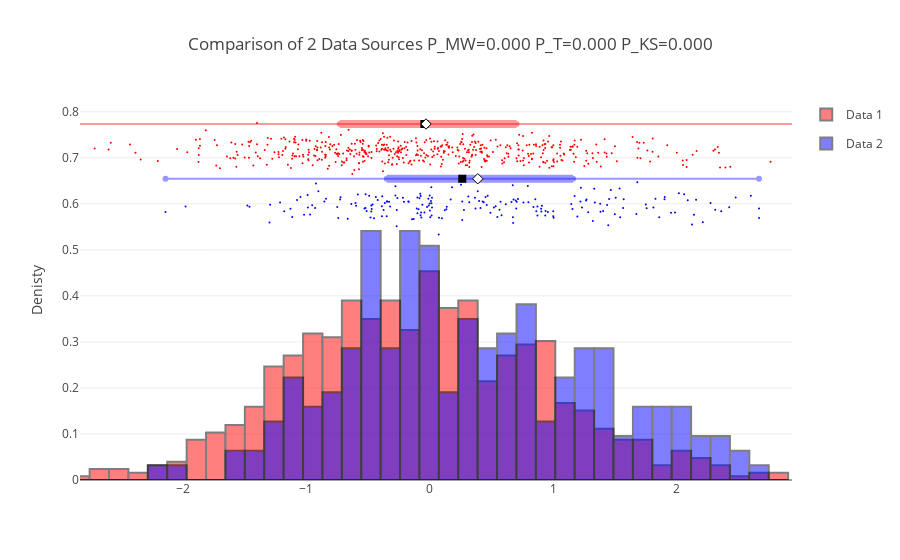

The cell this chart's notebook holds for it:
### Markdown cell above
### Two Histograms

Plot two histograms. Automatically perform testing to see if the two distributions differ. Tests include:
* KS: Kolmogorov-Smirnov statistic on 2 samples.
* MW: Mann-Whitney rank test on two samples.
* T: T-test for the means of two independent samples of scores.

The P-values from the tests are printed in the title

### Code cell
data_source_1 = np.random.randn(800)
data_source_2 = np.random.randn(200)+.35

psp.plot2Hists(data_source_1, data_source_2, names=['Data 1','Data 2'],
           normHist=True, title='Comparison of 2 Data Sources',
           KS=True, MW=True, T=True)

### Figure 1 — Plotly figure (JSON) as saved in the notebook; plotly's stock layout.template omitted (floating-point values rounded to 4 significant figures; data arrays with more than 128 entries replaced by an {"elided": "..."} marker saying what was removed)
{"data": [{"legendgroup": "Data 1", "marker": {"color": "red", "line": {"color": "black", "width": 2}}, "name": "Data 1", "opacity": 0.5, "type": "bar", "x": [-3.148, -2.991, -2.834, -2.677, -2.519, -2.362, -2.205, -2.048, -1.891, -1.734, -1.577, -1.419, -1.262, -1.105, -0.9479, -0.7908, -0.6336, -0.4765, -0.3193, -0.1622, -0.005012, 0.1521, 0.3093, 0.4664, 0.6236, 0.7807, 0.9379, 1.095, 1.252, 1.409, 1.567, 1.724, 1.881, 2.038, 2.195, 2.352, 2.509, 2.667, 2.824, 2.981], "y": [0.02386, 0.007954, 0.007954, 0.02386, 0.02386, 0.01591, 0.03182, 0.03977, 0.08749, 0.1034, 0.1193, 0.1591, 0.2466, 0.2704, 0.3182, 0.3102, 0.3897, 0.35, 0.3897, 0.3261, 0.4534, 0.3738, 0.3897, 0.2148, 0.2704, 0.2943, 0.3023, 0.167, 0.1511, 0.1114, 0.08749, 0.08749, 0.03182, 0.06363, 0.04772, 0.03182, 0.007954, 0.01591, 0.01591]}, {"legendgroup": "Data 2", "marker": {"color": "blue", "line": {"color": "black", "width": 2}}, "name": "Data 2", "opacity": 0.5, "type": "bar", "x": [-3.148, -2.991, -2.834, -2.677, -2.519, -2.362, -2.205, -2.048, -1.891, -1.734, -1.577, -1.419, -1.262, -1.105, -0.9479, -0.7908, -0.6336, -0.4765, -0.3193, -0.1622, -0.005012, 0.1521, 0.3093, 0.4664, 0.6236, 0.7807, 0.9379, 1.095, 1.252, 1.409, 1.567, 1.724, 1.881, 2.038, 2.195, 2.352, 2.509, 2.667, 2.824, 2.981], "y": [0, 0, 0, 0, 0, 0, 0.03182, 0.03182, 0, 0, 0.06363, 0.06363, 0.1273, 0.2227, 0.1591, 0.1909, 0.2863, 0.5409, 0.2863, 0.5409, 0.5091, 0.1909, 0.35, 0.2863, 0.3182, 0.3818, 0.1273, 0.2227, 0.2863, 0.2863, 0.09545, 0.1591, 0.1591, 0.1591, 0.09545, 0.09545, 0.06363, 0.03182, 0]}, {"hoverinfo": "x+name", "legendgroup": "Data 1", "marker": {"color": "red", "size": 2}, "mode": "markers", "name": "Data 1", "showlegend": false, "type": "scatter", "x": {"elided": "500 float values"}, "y": {"elided": "500 float values"}}, {"hoverinfo": "x+name", "legendgroup": "Data 2", "marker": {"color": "blue", "size": 2}, "mode": "markers", "name": "Data 2", "showlegend": false, "type": "scatter", "x": {"elided": "200 float values"}, "y": {"elided": "800 float values"}}, {"hoverinfo": "name+text", "hovertext": "Median=-4.377e-02 <br> Mean=-3.058e-02 <br> [Q1,Q2]=[-7.300e-01,7.022e-01] <br> [min, max]=[-3.148e+00,2.981e+00]", "legendgroup": "Data 1", "line": {"color": "red", "width": 8}, "name": "Data 1", "opacity": 0.4, "showlegend": false, "type": "scatter", "x": [-0.73, 0.7022], "y": [0.7735, 0.7735]}, {"hoverinfo": "name+text", "hovertext": "Median=-4.377e-02 <br> Mean=-3.058e-02 <br> [Q1,Q2]=[-7.300e-01,7.022e-01] <br> [min, max]=[-3.148e+00,2.981e+00]", "legendgroup": "Data 1", "line": {"color": "red", "width": 2}, "name": "Data 1", "opacity": 0.4, "showlegend": false, "type": "scatter", "x": [-3.148, 2.981], "y": [0.7735, 0.7735]}, {"hoverinfo": "name+text", "hovertext": "Median=-4.377e-02 <br> Mean=-3.058e-02 <br> [Q1,Q2]=[-7.300e-01,7.022e-01] <br> [min, max]=[-3.148e+00,2.981e+00]", "legendgroup": "Data 1", "marker": {"color": "black", "size": 8, "symbol": "square"}, "mode": "markers", "name": "Data 1", "opacity": 1, "showlegend": false, "type": "scatter", "x": [-0.04377], "y": [0.7735]}, {"hoverinfo": "name+text", "hovertext": "Median=-4.377e-02 <br> Mean=-3.058e-02 <br> [Q1,Q2]=[-7.300e-01,7.022e-01] <br> [min, max]=[-3.148e+00,2.981e+00]", "legendgroup": "Data 1", "line": {"color": "black"}, "marker": {"color": "white", "line": {"color": "black", "width": 1}, "size": 8, "symbol": "diamond"}, "mode": "markers", "name": "Data 1", "opacity": 1, "showlegend": false, "type": "scatter", "x": [-0.03058], "y": [0.7735]}, {"hoverinfo": "name+text", "hovertext": "Median=2.629e-01 <br> Mean=3.886e-01 <br> [Q1,Q2]=[-3.480e-01,1.160e+00] <br> [min, max]=[-2.141e+00,2.667e+00]", "legendgroup": "Data 2", "line": {"color": "blue", "width": 8}, "name": "Data 2", "opacity": 0.4, "showlegend": false, "type": "scatter", "x": [-0.348, 1.16], "y": [0.6545, 0.6545]}, {"hoverinfo": "name+text", "hovertext": "Median=2.629e-01 <br> Mean=3.886e-01 <br> [Q1,Q2]=[-3.480e-01,1.160e+00] <br> [min, max]=[-2.141e+00,2.667e+00]", "legendgroup": "Data 2", "line": {"color": "blue", "width": 2}, "name": "Data 2", "opacity": 0.4, "showlegend": false, "type": "scatter", "x": [-2.141, 2.667], "y": [0.6545, 0.6545]}, {"hoverinfo": "name+text", "hovertext": "Median=2.629e-01 <br> Mean=3.886e-01 <br> [Q1,Q2]=[-3.480e-01,1.160e+00] <br> [min, max]=[-2.141e+00,2.667e+00]", "legendgroup": "Data 2", "marker": {"color": "black", "size": 8, "symbol": "square"}, "mode": "markers", "name": "Data 2", "opacity": 1, "showlegend": false, "type": "scatter", "x": [0.2629], "y": [0.6545]}, {"hoverinfo": "name+text", "hovertext": "Median=2.629e-01 <br> Mean=3.886e-01 <br> [Q1,Q2]=[-3.480e-01,1.160e+00] <br> [min, max]=[-2.141e+00,2.667e+00]", "legendgroup": "Data 2", "line": {"color": "black"}, "marker": {"color": "white", "line": {"color": "black", "width": 1}, "size": 8, "symbol": "diamond"}, "mode": "markers", "name": "Data 2", "opacity": 1, "showlegend": false, "type": "scatter", "x": [0.3886], "y": [0.6545]}], "layout": {"bargap": 0, "barmode": "overlay", "hovermode": "closest", "title": "Comparison of 2 Data Sources P_MW=0.000 P_T=0.000 P_KS=0.000", "xaxis": {"range": [-2.833, 2.934]}, "yaxis": {"title": "Denisty"}}}
